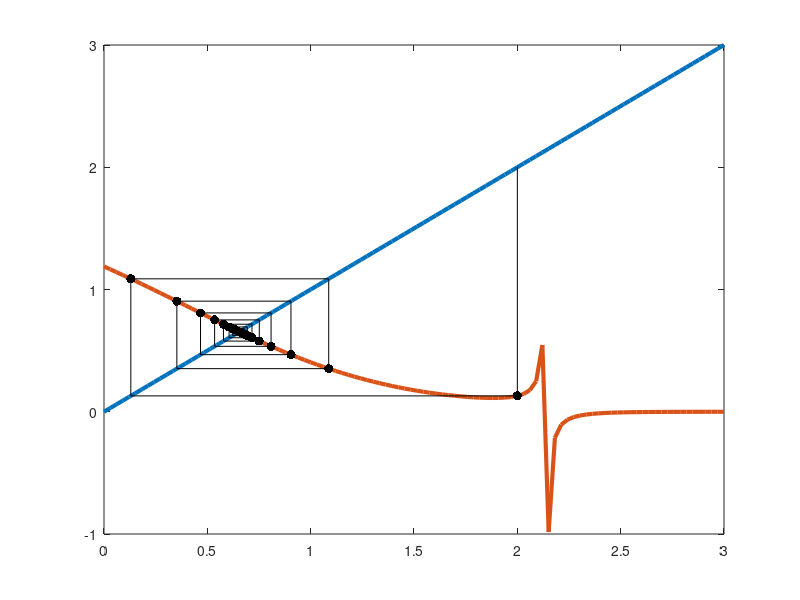
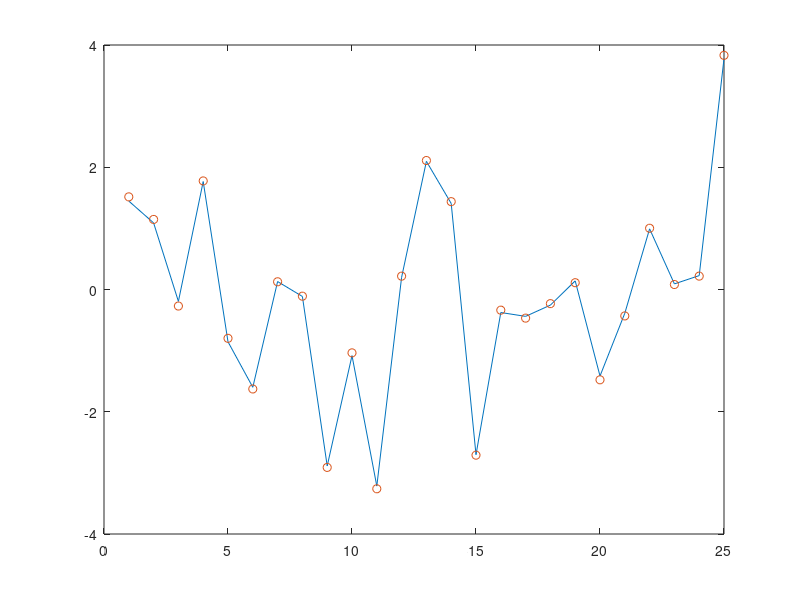

MATLAB code to generate these figures, in order: (Note: this script raises an error after producing the figures.)
%% Lecture20_MP10_iterative_methods
%% Fixed point iterations: Example using a highly non-linear equation
clear;
clc;

x = linspace(0,3, 100);

fx = x;
gx = @(x)( exp(-x.^2)./sin(x+1) );
num_iter = 20;

figure(1); clf
plot(x,fx,'linewidth', 3); hold on;
plot(x,gx(x),'linewidth', 3);

x1 = 2;
x_est(1) = x1;
for k=2:num_iter
    x_est(k) = gx(x_est(k-1));
    
    
    line([x_est(k-1) x_est(k-1)],[x_est(k-1) x_est(k)],'color','k');
    plot(x_est(k-1),x_est(k),'.k','markersize',20,'linewidth',20); 
    pause(1); drawnow;
    line([x_est(k-1) x_est(k)],[x_est(k) x_est(k)],'color','k');
    pause(1); drawnow;
end

% x_est(90:100)




%% Steepest descent

Nr = 40;
Nc = 25;
num_iter = 50;

A = randn(Nr, Nc);
y = randi([-20 20], Nr, 1);

AtA = A'*A;
Aty = A'*y;

x_est_k = zeros(Nc, num_iter);
xtrue = A\y;

for kk=1:num_iter
    
    rk = AtA*x_est_k(:,kk) - Aty;
    nrk(kk) = norm(rk).^2;
    nArk(kk) = norm(A*rk).^2;
    lambda_k = nrk(kk)/nArk(kk);
    x_est_k(:, kk+1) = x_est_k(:,kk) - lambda_k.*rk;
    error_sd(kk) = norm(xtrue-x_est_k(:,kk+1));
end

figure(2); clf;
plot(x_est_k(:,end));
hold on;
plot(A\y,'o');




 
 
%% Conjugate gradient method

[xk_cgm] = conjugategradientmethod(A, y, num_iter);
error_cgm= sqrt(sum((xtrue*ones(1, num_iter + 1)-xk_cgm).^2,1));

 
figure(3);
plot(xk_cgm(:,end), 'r', 'linewidth', 2.5)
 
figure(4); clf;
plot((error_sd), 'linewidth', 2.5); hold on;
plot((error_cgm), 'linewidth', 2.5);



